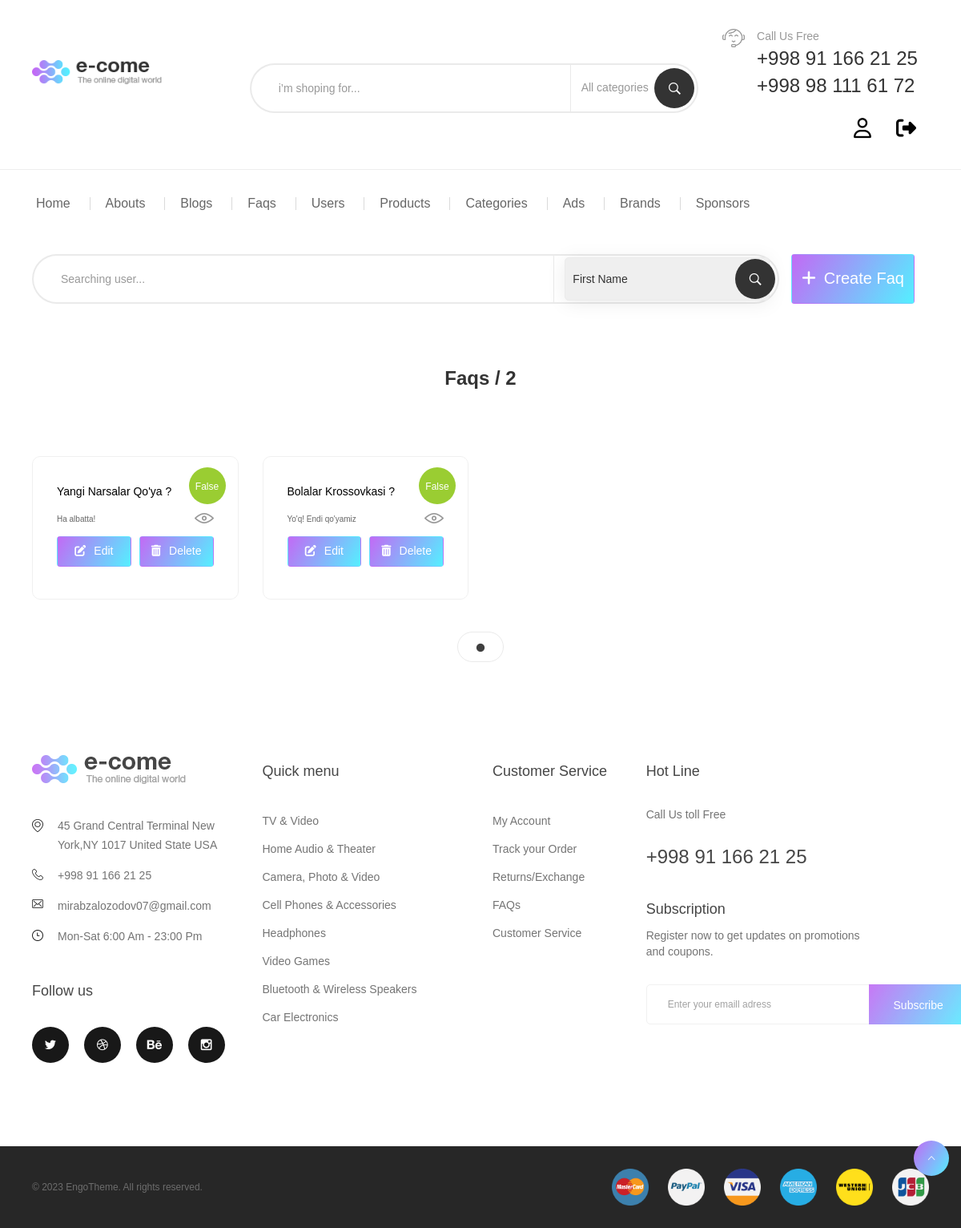
Screenshot of /faq/list/ (signed in) with the database file from the repository.
### faq/models.py (models this page shows, shortened)
class FaqModel (models.Model):
    answer = models.TextField(name='answer', max_length=500)
    block = models.BooleanField(name='block', default=False)
    question = models.CharField(name='question', max_length=100)
    created_at = models.DateTimeField(name='created_at', auto_now_add=True)

### faq/views.py (the view)
# urls.py: path('list/', FaqListView.as_view(), name='faq_list'),
class FaqListView (ListView):
    model = FaqModel
    context_object_name = 'faqs'
    template_name = 'admin/faqs/admin_faq_list.html'
    def dispatch(self, request: HttpRequest, *args: Any, **kwargs: Any) -> HttpResponse:
        if request.user.is_superuser:
            return super().dispatch(request, *args, **kwargs)
        return redirect('/404/')

### config/context-processors.py (called while the page is built)
def context (request):
    product_images = ProductImageModel.objects.filter(block=False)
    basket = BasketModel.objects.filter(is_delete=False).order_by('-created_at')
    all_categories = CategoryModel.objects.filter(block=False).order_by('-created_at')
    total_count = 0
    total_price = 0
    for i in basket:
        total_count = total_count + i.count
        total_price = total_price + i.price
    return {
        'basket': basket,
        'total_count': total_count,
        'total_price': total_price,
        'product_images': product_images,
        'all_categories': all_categories,
        'nav_categories': all_categories[:10],
    }

### templates/admin/faqs/admin_faq_list.html (shortened to what this page needs)
{% extends 'admin/base.html' %}
{% load static %}
{% block content %}
<div class="container container-240">
    <div class="team">
        <div style="display: flex; align-items: center; margin-top: 30px;">
            <div class="col-lg-10 col-md-10 v-center header-search hidden-xs" style="padding: 0;">
                <form name="selected" method="POST">{% csrf_token %}
                    <input type="search" class="form-control" style="width: 100%;" placeholder="Searching user...">
                    <div class="search-panel" style="width: 260px;">
                        <select id="category" class="dropdown-category" style="margin: 0 10px 0 0; padding: 10px 5px;">
                            <option value="first_name">First Name</option>
                        </select>
                    </div>
                    <span class="input-group-btn">
                        <button type="submit" class="button_search" type="button"><i
                                class="ion-ios-search-strong"></i></button>
                    </span>
                </form>
            </div>
            <div class="col-lg-2 col-md-2 v-center">
                <a href="{% url 'faq_create' %}">
                    <button class="btn btn-submit btn-gradient" style="font-size: 20px; height: 62px;">
                        <i class="fa-solid fa-plus" style="font-size: 20px; margin-right: 10px;"></i>Create Faq
                    </button>
                </a>
            </div>
        </div>
        <h1 class="about-title v3 spc text-center">Faqs / {{ faqs|length }}</h1>
        <div class="releases v2" style="padding-top: 0;">
            <div class="tab-content">
                <div id="tv2" class="tab-pane fade in active">
                    <div class="js-multiple-row2">
                        {% for faq in faqs %}
                        <div class="product-item">
                            <div class="pd-bd product-inner">
                                <div class="product-img">
                                    {% if faq.block %}
                                    <div class="ribbon-price red"><span>{{faq.block}}</span></div>
                                    {% else %}
                                    <div class="ribbon-price" style="background: yellowgreen !important;">
                                        <span>{{faq.block}}</span></div>
                                    {% endif %}
                                </div>
                                <div class="product-info">
                                    <div class="element-list element-list-middle">
                                        <h3 class="product-title">
                                            <a href="{% url 'faq_detail' faq.pk %}">{{faq.question|slice:":20"}} ?</a>
                                        </h3>
                                        <div class="product-bottom">
                                            <div class="product-price"><span style="font-size: 10px;">{{faq.answer|slice:":100"}}</span></div>
                                            <a href="{% url 'faq_detail' faq.pk %}" class="btn-icon btn-view">
                                                <span class="icon-bg icon-view"></span>
                                            </a>
                                        </div>
                                    </div>
                                    <div class="flex" style="gap: 10px;">
                                        <a href="{% url 'faq_update' faq.pk %}" style="width: 100%;">
                                            <button class="btn btn-submit btn-gradient"
                                                style="width: 100%; padding: 8px; margin: 10px 0; font-size: 14px;">
                                                <i class="fa-solid fa-pen-to-square"
                                                    style="font-size: 14px; margin-right: 10px;"></i>Edit
                                            </button>
                                        </a>
                                        <a href="{% url 'faq_delete' faq.pk %}" style="width: 100%;">
                                            <button class="btn btn-submit btn-gradient"
                                                style="width: 100%; padding: 8px; margin: 10px 0; font-size: 14px;">
                                                <i class="fa-solid fa-trash-can"
                                                    style="font-size: 14px; margin-right: 10px;"></i>Delete
                                            </button>
                                        </a>
                                    </div>
                                </div>
                            </div>
                        </div>
                        {% endfor %}
                    </div>
                </div>
            </div>
        </div>
    </div>
</div>
{% endblock %}

### static/css/utils.css (style rules this page uses)
select { width: 100%; height: 54px; padding-left: 33px; margin-bottom: 30px; border-radius: 999px; border: 1px solid #eaeaea; }

### rows the page displays
FaqModel: block "False", question "Yangi Narsalar Qo'ya", answer "Ha albatta!"
FaqModel: block "False", question "Bolalar Krossovkasi", answer "Yo'q! Endi qo'yamiz"

### other values shown
{{ faqs|length }} "2"
